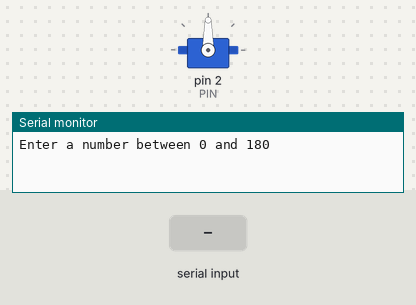
A sketch run on a simulated Arduino Uno, built with avr-gcc and run on an emulated ATmega328P. Shown: servo, the last lines printed to the serial monitor. The inputs (shaded band) are chosen by the test bench.

Above: at 1.2 s.
1.3 s: ";" received over Serial
At 1.9 s:
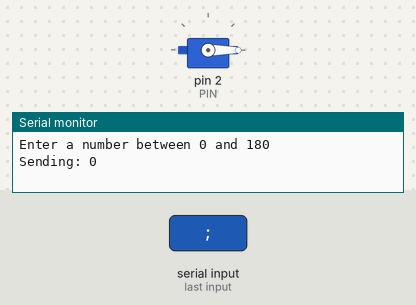
2.8 s: "30;150\n" received over Serial
At 4.0 s:
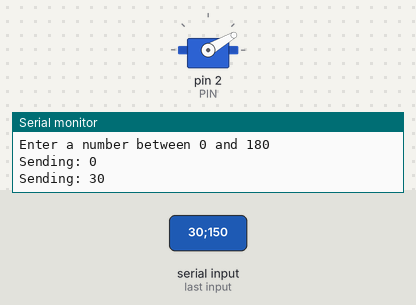
4.3 s: "90;45\n" received over Serial
At 5.4 s:
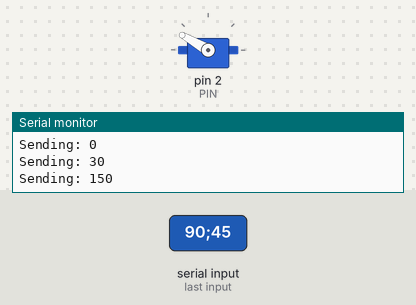
5.8 s: ";" received over Serial
At 6.5 s:
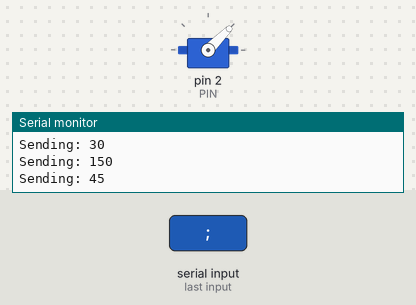
Timing chart, 0 to 8.3 s (numbered marks = the images above; inputs shaded):
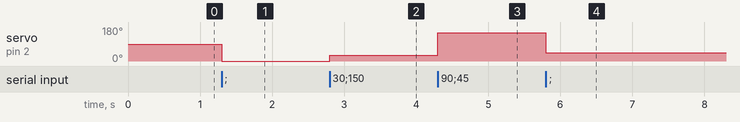

The sketch:

servo_test.ino
```cpp
#include <Servo.h>

#define PIN 2
#define PULSEMIN 1
#define PULSEMAX 1

Servo s1;
char buffer[128];
int8_t i = 0;
uint8_t speed = 0;
bool ready = false;

void setup() {
  // put your setup code here, to run once:
  Serial.begin(115200);
  s1.attach(PIN, PULSEMIN, PULSEMAX);
  s1.write(90);

  Serial.println("Enter a number between 0 and 180");
}

void loop() {
  // put your main code here, to run repeatedly:
  if(Serial.available()>0) {
    buffer[i] = Serial.read();
    if(buffer[i]==';') {
      buffer[i] = '\0'; // replace ';' with '\0'
      speed = atoi(buffer); // convert string to int

      // reset
      ready = true;
      i = -1;
    }
    i++;
  }

  if(ready) {
    Serial.print("Sending: ");
    Serial.println(speed, DEC);
    s1.write(speed);
    ready = false;
  }
}
```

Measured:
- after the input at 1.3 s, servo on pin 2 (PIN): 90° → 0° at once
- after the input at 2.8 s, servo on pin 2 (PIN): 0° → 30° at once
- after the input at 4.3 s, servo on pin 2 (PIN): 30° → 150° at once
- after the input at 5.8 s, servo on pin 2 (PIN): 150° → 45° at once
